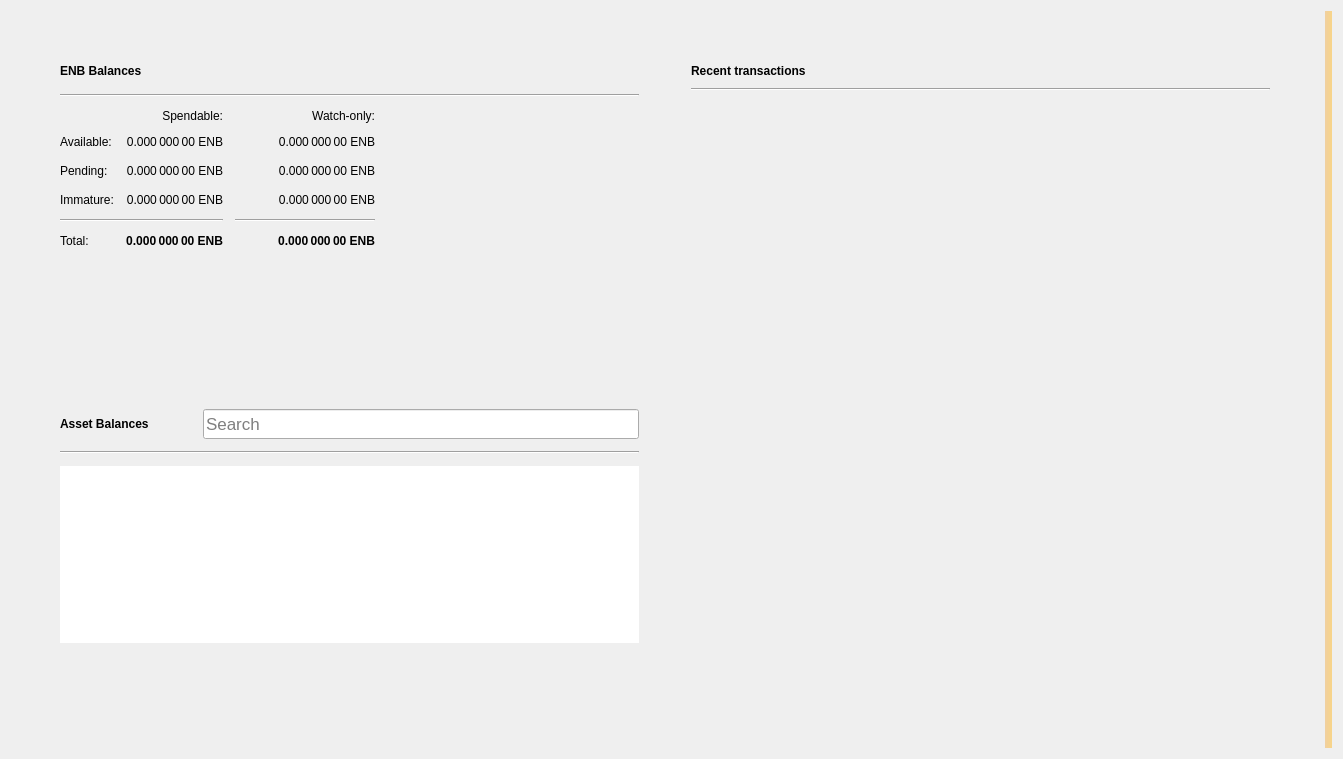
<?xml version="1.0" encoding="UTF-8"?>
<ui version="4.0">
 <class>OverviewPage</class>
 <widget class="QWidget" name="OverviewPage">
  <property name="geometry">
   <rect>
    <x>0</x>
    <y>0</y>
    <width>1343</width>
    <height>759</height>
   </rect>
  </property>
  <property name="windowTitle">
   <string>Form</string>
  </property>
  <property name="autoFillBackground">
   <bool>false</bool>
  </property>
  <layout class="QGridLayout" name="gridLayout_3">
   <item row="0" column="1">
    <layout class="QVBoxLayout" name="verticalLayout_7">
     <property name="spacing">
      <number>0</number>
     </property>
     <property name="leftMargin">
      <number>0</number>
     </property>
     <property name="topMargin">
      <number>0</number>
     </property>
     <property name="rightMargin">
      <number>0</number>
     </property>
     <property name="bottomMargin">
      <number>0</number>
     </property>
     <item>
      <layout class="QHBoxLayout" name="horizontalLayout" stretch="0,0">
       <property name="spacing">
        <number>34</number>
       </property>
       <property name="sizeConstraint">
        <enum>QLayout::SetMaximumSize</enum>
       </property>
       <property name="leftMargin">
        <number>40</number>
       </property>
       <property name="topMargin">
        <number>40</number>
       </property>
       <property name="rightMargin">
        <number>40</number>
       </property>
       <property name="bottomMargin">
        <number>40</number>
       </property>
       <item>
        <layout class="QVBoxLayout" name="verticalLayout_2">
         <property name="spacing">
          <number>34</number>
         </property>
         <property name="rightMargin">
          <number>0</number>
         </property>
         <item>
          <widget class="QFrame" name="frame">
           <property name="sizePolicy">
            <sizepolicy hsizetype="Preferred" vsizetype="Preferred">
             <horstretch>0</horstretch>
             <verstretch>0</verstretch>
            </sizepolicy>
           </property>
           <property name="frameShape">
            <enum>QFrame::NoFrame</enum>
           </property>
           <property name="frameShadow">
            <enum>QFrame::Raised</enum>
           </property>
           <property name="lineWidth">
            <number>10</number>
           </property>
           <layout class="QVBoxLayout" name="verticalLayout_4">
            <property name="spacing">
             <number>12</number>
            </property>
            <item>
             <layout class="QHBoxLayout" name="horizontalLayout_4">
              <item>
               <widget class="QLabel" name="rvnBalancesLabel">
                <property name="font">
                 <font>
                  <weight>75</weight>
                  <bold>true</bold>
                 </font>
                </property>
                <property name="text">
                 <string>ENB Balances</string>
                </property>
               </widget>
              </item>
              <item>
               <widget class="QPushButton" name="labelWalletStatus">
                <property name="enabled">
                 <bool>true</bool>
                </property>
                <property name="maximumSize">
                 <size>
                  <width>30</width>
                  <height>16777215</height>
                 </size>
                </property>
                <property name="toolTip">
                 <string>The displayed information may be out of date. Your wallet automatically synchronizes with the Raven network after a connection is established, but this process has not completed yet.</string>
                </property>
                <property name="text">
                 <string/>
                </property>
                <property name="icon">
                 <iconset>
                  <normaloff>:/icons/warning</normaloff>
                  <disabledoff>:/icons/warning</disabledoff>:/icons/warning</iconset>
                </property>
                <property name="iconSize">
                 <size>
                  <width>24</width>
                  <height>24</height>
                 </size>
                </property>
                <property name="flat">
                 <bool>true</bool>
                </property>
               </widget>
              </item>
              <item>
               <spacer name="horizontalSpacer_3">
                <property name="orientation">
                 <enum>Qt::Horizontal</enum>
                </property>
                <property name="sizeHint" stdset="0">
                 <size>
                  <width>40</width>
                  <height>20</height>
                 </size>
                </property>
               </spacer>
              </item>
             </layout>
            </item>
            <item>
             <widget class="Line" name="line_2">
              <property name="orientation">
               <enum>Qt::Horizontal</enum>
              </property>
             </widget>
            </item>
            <item>
             <layout class="QGridLayout" name="gridLayout">
              <property name="spacing">
               <number>12</number>
              </property>
              <item row="3" column="2">
               <widget class="QLabel" name="labelWatchImmature">
                <property name="font">
                 <font>
                  <weight>50</weight>
                  <bold>false</bold>
                 </font>
                </property>
                <property name="cursor">
                 <cursorShape>IBeamCursor</cursorShape>
                </property>
                <property name="toolTip">
                 <string>Mined balance in watch-only addresses that has not yet matured</string>
                </property>
                <property name="text">
                 <string notr="true">0.000 000 00 ENB</string>
                </property>
                <property name="alignment">
                 <set>Qt::AlignRight|Qt::AlignTrailing|Qt::AlignVCenter</set>
                </property>
                <property name="textInteractionFlags">
                 <set>Qt::LinksAccessibleByMouse|Qt::TextSelectableByKeyboard|Qt::TextSelectableByMouse</set>
                </property>
               </widget>
              </item>
              <item row="2" column="3">
               <spacer name="horizontalSpacer_2">
                <property name="orientation">
                 <enum>Qt::Horizontal</enum>
                </property>
                <property name="sizeHint" stdset="0">
                 <size>
                  <width>40</width>
                  <height>20</height>
                 </size>
                </property>
               </spacer>
              </item>
              <item row="1" column="0">
               <widget class="QLabel" name="labelBalanceText">
                <property name="text">
                 <string>Available:</string>
                </property>
               </widget>
              </item>
              <item row="1" column="2">
               <widget class="QLabel" name="labelWatchAvailable">
                <property name="font">
                 <font>
                  <weight>50</weight>
                  <bold>false</bold>
                 </font>
                </property>
                <property name="cursor">
                 <cursorShape>IBeamCursor</cursorShape>
                </property>
                <property name="toolTip">
                 <string>Your current balance in watch-only addresses</string>
                </property>
                <property name="text">
                 <string notr="true">0.000 000 00 ENB</string>
                </property>
                <property name="alignment">
                 <set>Qt::AlignRight|Qt::AlignTrailing|Qt::AlignVCenter</set>
                </property>
                <property name="textInteractionFlags">
                 <set>Qt::LinksAccessibleByMouse|Qt::TextSelectableByKeyboard|Qt::TextSelectableByMouse</set>
                </property>
               </widget>
              </item>
              <item row="2" column="1">
               <widget class="QLabel" name="labelUnconfirmed">
                <property name="font">
                 <font>
                  <weight>50</weight>
                  <bold>false</bold>
                 </font>
                </property>
                <property name="cursor">
                 <cursorShape>IBeamCursor</cursorShape>
                </property>
                <property name="toolTip">
                 <string>Total of transactions that have yet to be confirmed, and do not yet count toward the spendable balance</string>
                </property>
                <property name="text">
                 <string notr="true">0.000 000 00 ENB</string>
                </property>
                <property name="alignment">
                 <set>Qt::AlignRight|Qt::AlignTrailing|Qt::AlignVCenter</set>
                </property>
                <property name="textInteractionFlags">
                 <set>Qt::LinksAccessibleByMouse|Qt::TextSelectableByKeyboard|Qt::TextSelectableByMouse</set>
                </property>
               </widget>
              </item>
              <item row="4" column="2">
               <widget class="Line" name="lineWatchBalance">
                <property name="sizePolicy">
                 <sizepolicy hsizetype="Preferred" vsizetype="Fixed">
                  <horstretch>0</horstretch>
                  <verstretch>0</verstretch>
                 </sizepolicy>
                </property>
                <property name="minimumSize">
                 <size>
                  <width>140</width>
                  <height>0</height>
                 </size>
                </property>
                <property name="orientation">
                 <enum>Qt::Horizontal</enum>
                </property>
               </widget>
              </item>
              <item row="0" column="1">
               <widget class="QLabel" name="labelSpendable">
                <property name="text">
                 <string>Spendable:</string>
                </property>
                <property name="alignment">
                 <set>Qt::AlignRight|Qt::AlignTrailing|Qt::AlignVCenter</set>
                </property>
               </widget>
              </item>
              <item row="3" column="0">
               <widget class="QLabel" name="labelImmatureText">
                <property name="text">
                 <string>Immature:</string>
                </property>
               </widget>
              </item>
              <item row="5" column="2">
               <widget class="QLabel" name="labelWatchTotal">
                <property name="font">
                 <font>
                  <weight>75</weight>
                  <bold>true</bold>
                 </font>
                </property>
                <property name="cursor">
                 <cursorShape>IBeamCursor</cursorShape>
                </property>
                <property name="toolTip">
                 <string>Current total balance in watch-only addresses</string>
                </property>
                <property name="text">
                 <string notr="true">0.000 000 00 ENB</string>
                </property>
                <property name="alignment">
                 <set>Qt::AlignRight|Qt::AlignTrailing|Qt::AlignVCenter</set>
                </property>
                <property name="textInteractionFlags">
                 <set>Qt::LinksAccessibleByMouse|Qt::TextSelectableByKeyboard|Qt::TextSelectableByMouse</set>
                </property>
               </widget>
              </item>
              <item row="4" column="0" colspan="2">
               <widget class="Line" name="line">
                <property name="orientation">
                 <enum>Qt::Horizontal</enum>
                </property>
               </widget>
              </item>
              <item row="0" column="2">
               <widget class="QLabel" name="labelWatchonly">
                <property name="text">
                 <string>Watch-only:</string>
                </property>
                <property name="alignment">
                 <set>Qt::AlignRight|Qt::AlignTrailing|Qt::AlignVCenter</set>
                </property>
               </widget>
              </item>
              <item row="5" column="1">
               <widget class="QLabel" name="labelTotal">
                <property name="font">
                 <font>
                  <weight>75</weight>
                  <bold>true</bold>
                 </font>
                </property>
                <property name="cursor">
                 <cursorShape>IBeamCursor</cursorShape>
                </property>
                <property name="toolTip">
                 <string>Your current total balance</string>
                </property>
                <property name="text">
                 <string notr="true">0.000 000 00 ENB</string>
                </property>
                <property name="alignment">
                 <set>Qt::AlignRight|Qt::AlignTrailing|Qt::AlignVCenter</set>
                </property>
                <property name="textInteractionFlags">
                 <set>Qt::LinksAccessibleByMouse|Qt::TextSelectableByKeyboard|Qt::TextSelectableByMouse</set>
                </property>
               </widget>
              </item>
              <item row="1" column="1">
               <widget class="QLabel" name="labelBalance">
                <property name="font">
                 <font>
                  <weight>50</weight>
                  <bold>false</bold>
                 </font>
                </property>
                <property name="cursor">
                 <cursorShape>IBeamCursor</cursorShape>
                </property>
                <property name="toolTip">
                 <string>Your current spendable balance</string>
                </property>
                <property name="text">
                 <string notr="true">0.000 000 00 ENB</string>
                </property>
                <property name="alignment">
                 <set>Qt::AlignRight|Qt::AlignTrailing|Qt::AlignVCenter</set>
                </property>
                <property name="textInteractionFlags">
                 <set>Qt::LinksAccessibleByMouse|Qt::TextSelectableByKeyboard|Qt::TextSelectableByMouse</set>
                </property>
               </widget>
              </item>
              <item row="2" column="0">
               <widget class="QLabel" name="labelPendingText">
                <property name="text">
                 <string>Pending:</string>
                </property>
               </widget>
              </item>
              <item row="5" column="0">
               <widget class="QLabel" name="labelTotalText">
                <property name="text">
                 <string>Total:</string>
                </property>
               </widget>
              </item>
              <item row="3" column="1">
               <widget class="QLabel" name="labelImmature">
                <property name="font">
                 <font>
                  <weight>50</weight>
                  <bold>false</bold>
                 </font>
                </property>
                <property name="cursor">
                 <cursorShape>IBeamCursor</cursorShape>
                </property>
                <property name="toolTip">
                 <string>Mined balance that has not yet matured</string>
                </property>
                <property name="text">
                 <string notr="true">0.000 000 00 ENB</string>
                </property>
                <property name="alignment">
                 <set>Qt::AlignRight|Qt::AlignTrailing|Qt::AlignVCenter</set>
                </property>
                <property name="textInteractionFlags">
                 <set>Qt::LinksAccessibleByMouse|Qt::TextSelectableByKeyboard|Qt::TextSelectableByMouse</set>
                </property>
               </widget>
              </item>
              <item row="2" column="2">
               <widget class="QLabel" name="labelWatchPending">
                <property name="font">
                 <font>
                  <weight>50</weight>
                  <bold>false</bold>
                 </font>
                </property>
                <property name="cursor">
                 <cursorShape>IBeamCursor</cursorShape>
                </property>
                <property name="toolTip">
                 <string>Unconfirmed transactions to watch-only addresses</string>
                </property>
                <property name="text">
                 <string notr="true">0.000 000 00 ENB</string>
                </property>
                <property name="alignment">
                 <set>Qt::AlignRight|Qt::AlignTrailing|Qt::AlignVCenter</set>
                </property>
                <property name="textInteractionFlags">
                 <set>Qt::LinksAccessibleByMouse|Qt::TextSelectableByKeyboard|Qt::TextSelectableByMouse</set>
                </property>
               </widget>
              </item>
             </layout>
            </item>
           </layout>
          </widget>
         </item>
         <item>
          <widget class="QWidget" name="assetVerticalSpaceWidget2" native="true">
           <property name="autoFillBackground">
            <bool>false</bool>
           </property>
           <layout class="QVBoxLayout" name="verticalLayout_6">
            <item>
             <spacer name="verticalSpacer_4">
              <property name="orientation">
               <enum>Qt::Vertical</enum>
              </property>
              <property name="sizeHint" stdset="0">
               <size>
                <width>20</width>
                <height>87</height>
               </size>
              </property>
             </spacer>
            </item>
           </layout>
          </widget>
         </item>
         <item>
          <widget class="QFrame" name="assetFrame">
           <property name="autoFillBackground">
            <bool>true</bool>
           </property>
           <property name="frameShape">
            <enum>QFrame::NoFrame</enum>
           </property>
           <property name="frameShadow">
            <enum>QFrame::Plain</enum>
           </property>
           <property name="lineWidth">
            <number>0</number>
           </property>
           <layout class="QVBoxLayout" name="verticalLayout_5">
            <property name="spacing">
             <number>12</number>
            </property>
            <item>
             <layout class="QHBoxLayout" name="assetBalanceHorizontalLayout">
              <item alignment="Qt::AlignVCenter">
               <widget class="QLabel" name="assetBalanceLabel">
                <property name="font">
                 <font>
                  <weight>75</weight>
                  <bold>true</bold>
                 </font>
                </property>
                <property name="text">
                 <string>Asset Balances</string>
                </property>
               </widget>
              </item>
              <item>
               <widget class="QPushButton" name="labelAssetStatus">
                <property name="enabled">
                 <bool>true</bool>
                </property>
                <property name="maximumSize">
                 <size>
                  <width>30</width>
                  <height>16777215</height>
                 </size>
                </property>
                <property name="toolTip">
                 <string>The displayed information may be out of date. Your wallet automatically synchronizes with the Raven network after a connection is established, but this process has not completed yet.</string>
                </property>
                <property name="text">
                 <string/>
                </property>
                <property name="icon">
                 <iconset>
                  <normaloff>:/icons/warning</normaloff>
                  <disabledoff>:/icons/warning</disabledoff>:/icons/warning</iconset>
                </property>
                <property name="iconSize">
                 <size>
                  <width>24</width>
                  <height>24</height>
                 </size>
                </property>
                <property name="flat">
                 <bool>true</bool>
                </property>
               </widget>
              </item>
              <item alignment="Qt::AlignBottom">
               <widget class="QLineEdit" name="assetSearch">
                <property name="sizePolicy">
                 <sizepolicy hsizetype="Expanding" vsizetype="Preferred">
                  <horstretch>0</horstretch>
                  <verstretch>0</verstretch>
                 </sizepolicy>
                </property>
                <property name="minimumSize">
                 <size>
                  <width>0</width>
                  <height>30</height>
                 </size>
                </property>
                <property name="maximumSize">
                 <size>
                  <width>16777215</width>
                  <height>30</height>
                 </size>
                </property>
                <property name="sizeIncrement">
                 <size>
                  <width>0</width>
                  <height>0</height>
                 </size>
                </property>
                <property name="baseSize">
                 <size>
                  <width>0</width>
                  <height>0</height>
                 </size>
                </property>
                <property name="font">
                 <font>
                  <pointsize>13</pointsize>
                 </font>
                </property>
                <property name="maxLength">
                 <number>32</number>
                </property>
                <property name="frame">
                 <bool>true</bool>
                </property>
                <property name="alignment">
                 <set>Qt::AlignLeading|Qt::AlignLeft|Qt::AlignVCenter</set>
                </property>
                <property name="placeholderText">
                 <string>Search</string>
                </property>
                <property name="clearButtonEnabled">
                 <bool>true</bool>
                </property>
               </widget>
              </item>
             </layout>
            </item>
            <item>
             <widget class="Line" name="assetBalanceLine">
              <property name="orientation">
               <enum>Qt::Horizontal</enum>
              </property>
             </widget>
            </item>
            <item>
             <widget class="QListView" name="listAssets">
              <property name="frameShape">
               <enum>QFrame::NoFrame</enum>
              </property>
              <property name="lineWidth">
               <number>0</number>
              </property>
              <property name="verticalScrollMode">
               <enum>QAbstractItemView::ScrollPerItem</enum>
              </property>
             </widget>
            </item>
            <item>
             <widget class="QWidget" name="assetVerticalSpaceWidget" native="true">
              <property name="autoFillBackground">
               <bool>false</bool>
              </property>
              <layout class="QVBoxLayout" name="verticalLayout">
               <item>
                <spacer name="verticalSpacer_3">
                 <property name="orientation">
                  <enum>Qt::Vertical</enum>
                 </property>
                 <property name="sizeHint" stdset="0">
                  <size>
                   <width>20</width>
                   <height>40</height>
                  </size>
                 </property>
                </spacer>
               </item>
              </layout>
             </widget>
            </item>
           </layout>
          </widget>
         </item>
        </layout>
       </item>
       <item>
        <layout class="QVBoxLayout" name="verticalLayout_3">
         <property name="spacing">
          <number>34</number>
         </property>
         <property name="leftMargin">
          <number>0</number>
         </property>
         <item>
          <widget class="QFrame" name="frame_2">
           <property name="sizePolicy">
            <sizepolicy hsizetype="Preferred" vsizetype="Fixed">
             <horstretch>0</horstretch>
             <verstretch>0</verstretch>
            </sizepolicy>
           </property>
           <property name="frameShape">
            <enum>QFrame::NoFrame</enum>
           </property>
           <property name="frameShadow">
            <enum>QFrame::Plain</enum>
           </property>
           <property name="lineWidth">
            <number>0</number>
           </property>
           <layout class="QGridLayout" name="gridLayout_2">
            <property name="horizontalSpacing">
             <number>12</number>
            </property>
            <item row="0" column="0">
             <layout class="QHBoxLayout" name="horizontalLayout_2">
              <item>
               <widget class="QLabel" name="recentTransactionsLabel">
                <property name="font">
                 <font>
                  <weight>75</weight>
                  <bold>true</bold>
                 </font>
                </property>
                <property name="text">
                 <string>Recent transactions</string>
                </property>
               </widget>
              </item>
              <item>
               <widget class="QPushButton" name="labelTransactionsStatus">
                <property name="enabled">
                 <bool>true</bool>
                </property>
                <property name="maximumSize">
                 <size>
                  <width>30</width>
                  <height>16777215</height>
                 </size>
                </property>
                <property name="toolTip">
                 <string>The displayed information may be out of date. Your wallet automatically synchronizes with the Raven network after a connection is established, but this process has not completed yet.</string>
                </property>
                <property name="text">
                 <string/>
                </property>
                <property name="icon">
                 <iconset>
                  <normaloff>:/icons/warning</normaloff>
                  <disabledoff>:/icons/warning</disabledoff>:/icons/warning</iconset>
                </property>
                <property name="iconSize">
                 <size>
                  <width>24</width>
                  <height>24</height>
                 </size>
                </property>
                <property name="flat">
                 <bool>true</bool>
                </property>
               </widget>
              </item>
              <item>
               <spacer name="horizontalSpacer">
                <property name="orientation">
                 <enum>Qt::Horizontal</enum>
                </property>
                <property name="sizeHint" stdset="0">
                 <size>
                  <width>40</width>
                  <height>20</height>
                 </size>
                </property>
               </spacer>
              </item>
             </layout>
            </item>
            <item row="2" column="0">
             <widget class="QListView" name="listTransactions">
              <property name="styleSheet">
               <string notr="true">QListView { background: transparent; }</string>
              </property>
              <property name="frameShape">
               <enum>QFrame::NoFrame</enum>
              </property>
              <property name="verticalScrollBarPolicy">
               <enum>Qt::ScrollBarAlwaysOff</enum>
              </property>
              <property name="horizontalScrollBarPolicy">
               <enum>Qt::ScrollBarAlwaysOff</enum>
              </property>
              <property name="selectionMode">
               <enum>QAbstractItemView::NoSelection</enum>
              </property>
             </widget>
            </item>
            <item row="1" column="0">
             <widget class="Line" name="line_3">
              <property name="orientation">
               <enum>Qt::Horizontal</enum>
              </property>
             </widget>
            </item>
           </layout>
          </widget>
         </item>
         <item>
          <spacer name="verticalSpacer_2">
           <property name="orientation">
            <enum>Qt::Vertical</enum>
           </property>
           <property name="sizeHint" stdset="0">
            <size>
             <width>20</width>
             <height>40</height>
            </size>
           </property>
          </spacer>
         </item>
        </layout>
       </item>
      </layout>
     </item>
    </layout>
   </item>
   <item row="0" column="3">
    <widget class="QLabel" name="labelAlerts">
     <property name="visible">
      <bool>true</bool>
     </property>
     <property name="styleSheet">
      <string notr="true">QLabel { background-color: qlineargradient(x1: 0, y1: 0, x2: 1, y2: 0, stop:0 #F0D0A0, stop:1 #F8D488); color:#000000; }</string>
     </property>
     <property name="wordWrap">
      <bool>true</bool>
     </property>
     <property name="margin">
      <number>3</number>
     </property>
     <property name="textInteractionFlags">
      <set>Qt::TextSelectableByMouse</set>
     </property>
    </widget>
   </item>
  </layout>
 </widget>
 <resources/>
 <connections/>
</ui>
